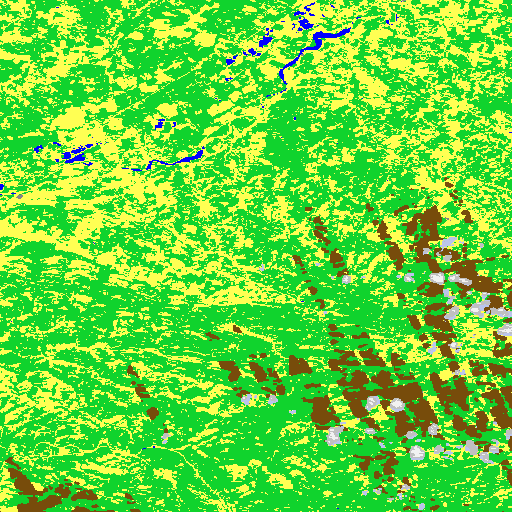
#> input picture img/terrain.png, 512 x 512 px
$ jupyter execute --allow-errors mudni_filters_algorithm.ipynb
#> lines starting #> are read from the running program, lines starting #| are printed output that depends on the picture; after the words box and inside, x2 and y2 are one past the last pixel; in counts of white or black regions, pixels touching at a corner belong together
### map_utils.py
import numpy as np
from pathfinder import Agent, Pathfinder

def starting_index(pos, bounding_box, height):
    pos_x, pos_y = pos
    (x_left, y_bottom, _, y_top) = bounding_box
    step = (y_top - y_bottom) / height

    return int((pos_x - x_left) // step), int((pos_y - y_bottom) // step)

def classification_mask(filter, rgb_code):
    result = []
    # new_mask = filter.copy()
    for y in range(len(filter)):
        row = []
        for x in range(len(filter[0])):
            curr = [1] if tuple(filter[y, x][:].tolist()) == rgb_code else [0]
            row.append(curr)
        result.append(row)
    return np.array(result)

def path_mask(filter, path):
    width, height = len(filter[0]), len(filter)
    path_mask = [[0] * width for _ in range(height)]
    for (x, y) in path:
        deltas = [-2, -1, 0, 1, 2]

        neighbors = []
        for dx in deltas:
            for dy in deltas:
                new_x, new_y = x + dx, y + dy
                if new_x < 0 or new_x >= width: continue
                if new_y < 0 or new_y >= height: continue

                neighbors.append((new_x, new_y))

        path_mask[y][x] = 1
    return np.array(path_mask).reshape(width, height, 1)


def create_path_map(start, end, filter, bbox, height, paths):
    width, height = len(filter[0]), len(filter)

    start_ind = starting_index(start, bbox, height)
    end_ind = starting_index(end, bbox, height)

    print("start ", start_ind)
    print("end ", end_ind)


    mask_soil = classification_mask(filter, (255, 255, 83)).reshape(height, width, 1)

    mask_paths = np.zeros(mask_soil.shape)

    if(paths):
        mask_paths_taken = np.array([path_mask(filter, p) for p in paths]).reshape(height, width, -1)
        mask_paths = np.stack([mask_paths, mask_paths_taken], axis=2).reshape(height, width, -1).sum(axis=2).reshape(height, width, -1)

    print(mask_paths.shape, mask_soil.shape)

    mask_stack = np.stack([mask_paths, mask_soil], axis=2)
    print(mask_stack[:, :, 0].max(), mask_stack[:, :, 0].min())

    pathfinder = Pathfinder(mask_stack)
    agent = Agent(False, 0)
    return pathfinder.find_ponnection(start_ind, end_ind, agent)

### mudni_filters_algorithm.ipynb
## Import libraries and intitialize all parameters

[cell 1]
import numpy as np
import PIL.Image as Image
from map_utils import classification_mask, create_path_map
import matplotlib.pyplot as plt

[cell 2]
bbox = (1.0, 43.0, 1.1, 43.1)

[cell 3]
img_scl = Image.open("img/terrain.png")
#> img_scl is the input picture: PIL image 512x512 RGB; mean R, G, B 103.4, 214.4, 58.7

scl_array = np.asarray(img_scl)

start = (1.05, 43.05)
end = (1.07, 43.08)
bbox = bbox
#> (the rest of this cell did not finish here and is left out)

#> in create_path_map, `width, height = len(filter[0]), len(filter)`: width = 512
#> in starting_index, `step = (y_top - y_bottom) / height`: step = 0.000195
#> in create_path_map, `start_ind = starting_index(start, bbox, height)`: start_ind = (255, 255)
#> in create_path_map, `end_ind = starting_index(end, bbox, height)`: end_ind = (358, 409)
#| start  (255, 255)
#| end  (358, 409)
#> after the loop in classification_mask, `for y in range(len(filter)):`: result = 512 items
#> in classification_mask, `return np.array(result)`:
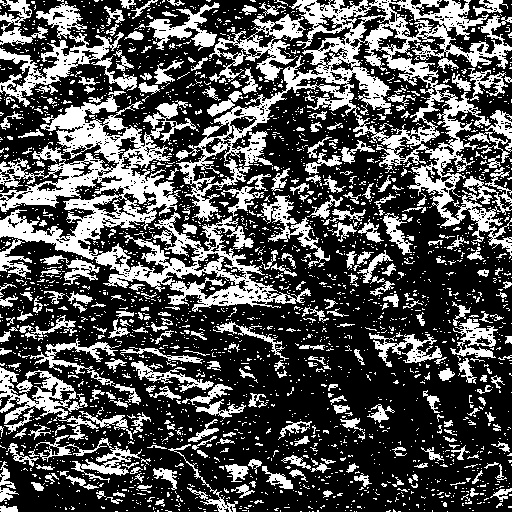
#> returned value: shape (512, 512, 1) int64; values 0 (black) and 1 (white), 32.5% white; 2699 white regions (2384 under 20 px), largest, box (x1, y1, x2, y2) and area: (176, 0, 512, 259) 18891, (0, 95, 311, 312) 17752, (0, 1, 137, 107) 3415
#| (512, 512, 1) (512, 512, 1)
#| 0.0 0.0

writable_array = scl_array.copy()

for (x, y) in path:
    writable_array[y, x][:] = [0, 0, 0]

path = create_path_map(start, end, scl_array, bbox, 512, [path])

for (x, y) in path:
    writable_array[y, x][:] = [255, 0, 0]


plt.imshow(writable_array)
plt.show()
# display(Image.fromarray(writable_array))

[cell 4]
terrain_img = Image.open('img/terrain.png')
moisture_img = Image.open('img/moisture.png')
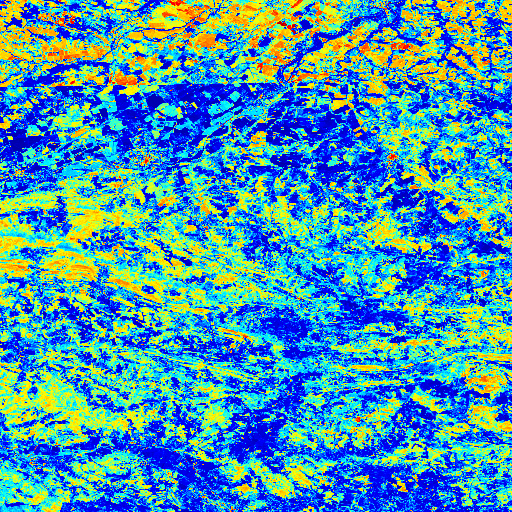
#> input picture img/moisture.png, 512 x 512 px
#> moisture_img is the input picture: PIL image 512x512 RGBA; mean R, G, B, A 74.6, 149.1, 175.1, 255
vegetation_img = Image.open('img/red.png')
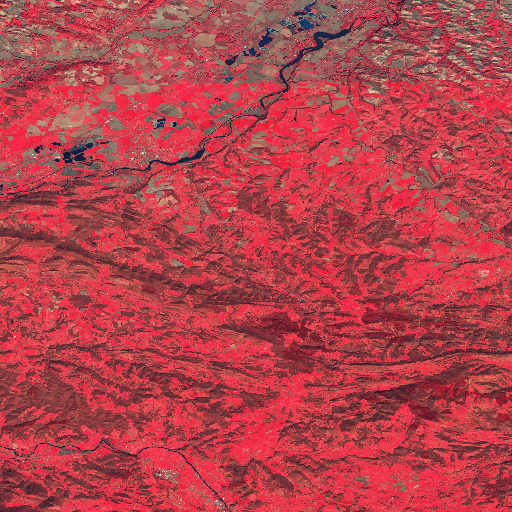
#> input picture img/red.png, 512 x 512 px
#> vegetation_img is the input picture: PIL image 512x512 RGBA; mean R, G, B, A 178.3, 66.7, 75.2, 255

def get_mixed_img(terrain_img, moisture_img, vegetation_img):
    terrain_img = terrain_img.convert('L')
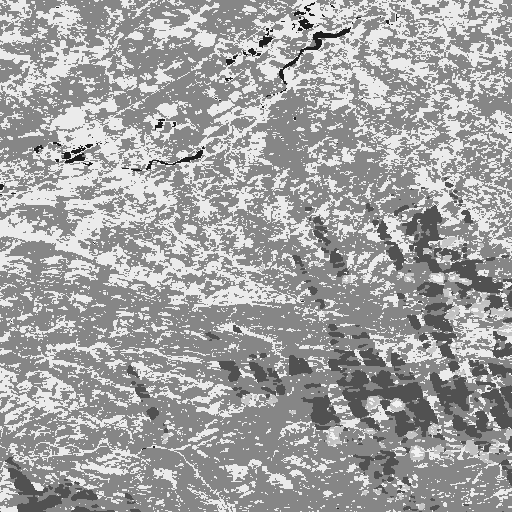
#> terrain_img: PIL image 512x512 L; min 29, max 242, mean 163.4
    moisture_img = moisture_img.convert('L')
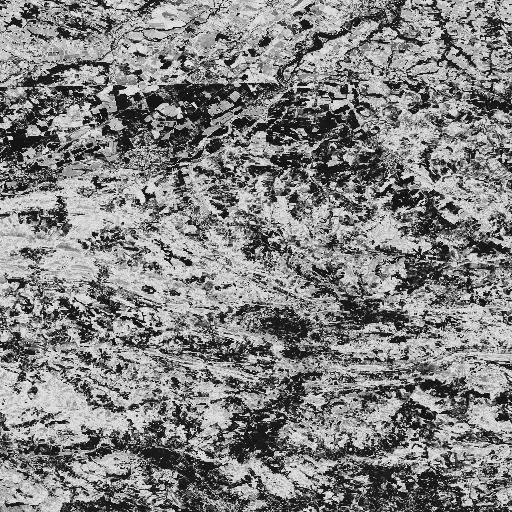
#> moisture_img: PIL image 512x512 L; min 15, max 226, mean 129.8
    vegetation_img = vegetation_img.convert('L')
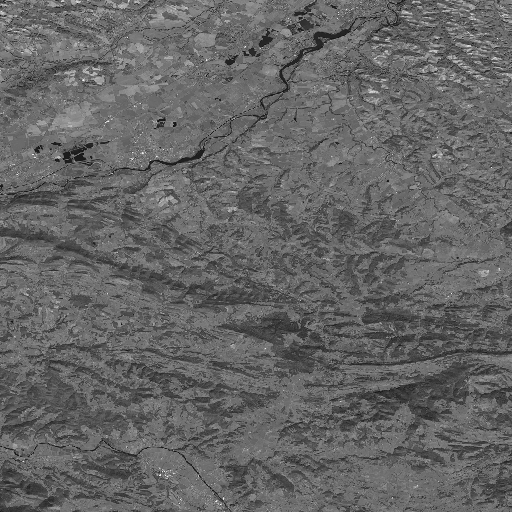
#> vegetation_img: PIL image 512x512 L; min 12, max 246, mean 101.1
    terrain_array = np.array(terrain_img)
    moisture_array = np.array(moisture_img)
    vegetation_array = np.array(vegetation_img)
    summed = terrain_array + moisture_array + vegetation_array
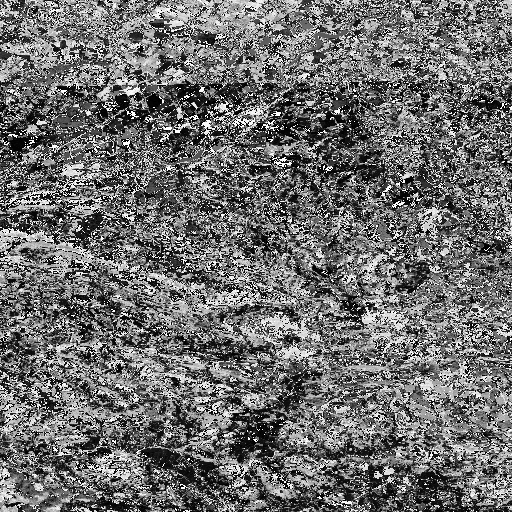
#> summed: shape (512, 512); min 0, max 255, mean 109.6
    summed = np.clip(summed, 0, 255)
    summed = summed.astype(np.uint8)
    return Image.fromarray(summed)


blended = get_mixed_img(terrain_img, moisture_img, vegetation_img)


cm = plt.cm.get_cmap('cividis')
img_color = cm(blended)
#> img_color = 512 items
img_color = np.delete(img_color, 3, 2)
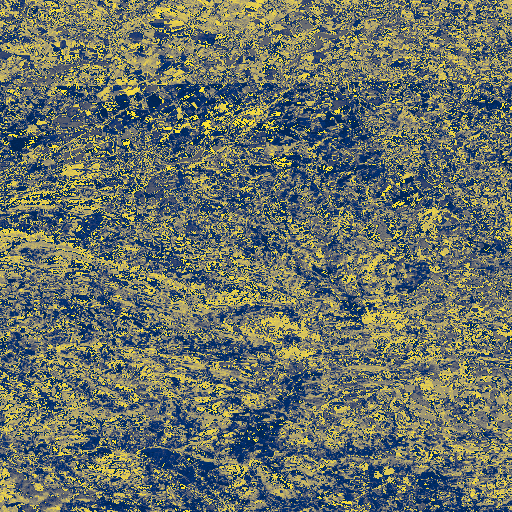
#> img_color: shape (512, 512, 3) float64; mean of channels 0, 1, 2 0.413, 0.445, 0.407; drawn as R, G, B


start = (1.05, 43.05)
end = (1.07, 43.08)
bbox = bbox

path1 = [(255, 255), (256, 256), (257, 257), (258, 258), (259, 259), (260, 260), (261, 261), (262, 262), (263, 263), (264, 264), (265, 265), (266, 266), (267, 267), (268, 268), (269, 269), (270, 270), (271, 271), (272, 272), (273, 273), (274, 274), (275, 275), (276, 276), (277, 277), (278, 278), (279, 279), (280, 280), (281, 281), (282, 282), (283, 283), (284, 284), (285, 285), (286, 286), (287, 287), (288, 288), (289, 289), (290, 290), (291, 291), (292, 292), (293, 293), (294, 294), (295, 295), (296, 296), (297, 297), (298, 298), (299, 299), (300, 300), (301, 301), (302, 302), (303, 303), (304, 304), (305, 305), (306, 306), (307, 307), (308, 308), (309, 309), (310, 310), (311, 311), (312, 312), (313, 313), (314, 314), (315, 315), (316, 316), (317, 317), (318, 318), (319, 319), (320, 320), (321, 321), (322, 322), (323, 323), (324, 324), (325, 325), (326, 326), (327, 327), (328, 328), (329, 329), (330, 330), (331, 331), (332, 332), (333, 333), (334, 334), (335, 335), (336, 336), (337, 337), (338, 338), (339, 339), (340, 340), (341, 341), (342, 342), (343, 343), (344, 344), (345, 345), (346, 346), (347, 347), (348, 348), (349, 349), (350, 350), (351, 351), (352, 352), (353, 353), (354, 354), (355, 355), (356, 356), (357, 357), (358, 358), (358, 359), (358, 360), (358, 361), (358, 362), (358, 363), (358, 364), (358, 365), (358, 366), (358, 367), (358, 368), (358, 369), (358, 370), (358, 371), (358, 372), (358, 373), (358, 374), (358, 375), (358, 376), (358, 377), (358, 378), (358, 379), (358, 380), (358, 381), (358, 382), (358, 383), (358, 384), (358, 385), (358, 386), (358, 387), (358, 388), (358, 389), (358, 390), (358, 391), (358, 392), (358, 393), (358, 394), (358, 395), (358, 396), (358, 397), (358, 398), (358, 399), (358, 400), (358, 401), (358, 402), (358, 403), (358, 404), (358, 405), (358, 406), (358, 407), (358, 408), (358, 409)]

#> (the rest of this cell did not finish here and is left out)

#| start  (255, 255)
#| end  (358, 409)
#> in classification_mask (call 2), `return np.array(result)`: returned value: shape (512, 512, 1) int64; every value is 0
#> in path_mask, `width, height = len(filter[0]), len(filter)`: width = 512
#> in path_mask, `path_mask = [[0] * width for _ in range(height)]`: path_mask = 512 items
#> in path_mask, `return np.array(path_mask).reshape(width, height, 1)`:
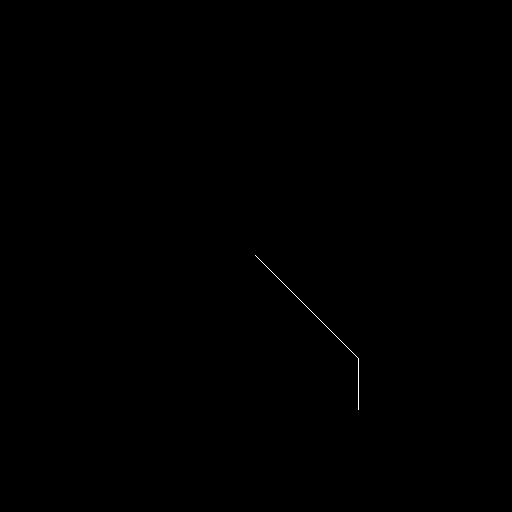
#> returned value: shape (512, 512, 1) int64; values 0 (black) and 1 (white), 0.06% white in thin lines or dots, all inside (x1, y1, x2, y2) = (255, 255, 359, 410)
#| (512, 512, 1) (512, 512, 1)
#| 1.0 0.0
writable_array = img_color.copy()
unique = set()
for (x, y) in path:
    unique.add(tuple(writable_array[y, x][:].tolist()))
    writable_array[y, x][:] = [255, 0, 0]
print(path)

plt.imshow(writable_array, vmin=0, vmax=255)
plt.xticks([]), plt.yticks([])
plt.show()
